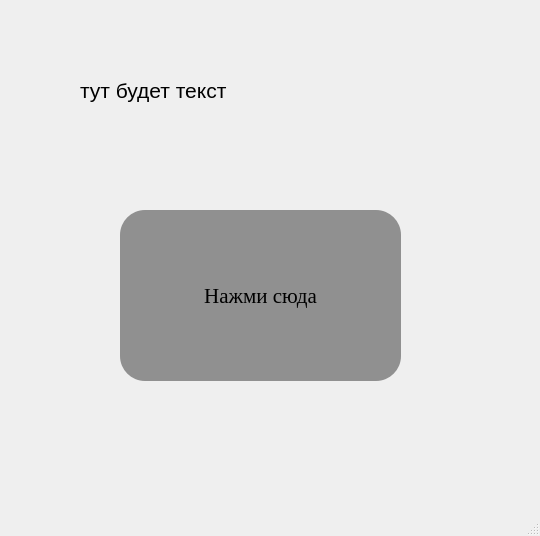
<?xml version="1.0" encoding="UTF-8"?>
<ui version="4.0">
 <class>MainWindow</class>
 <widget class="QMainWindow" name="MainWindow">
  <property name="geometry">
   <rect>
    <x>0</x>
    <y>0</y>
    <width>540</width>
    <height>536</height>
   </rect>
  </property>
  <property name="windowTitle">
   <string>MainWindow</string>
  </property>
  <widget class="QWidget" name="centralwidget">
   <widget class="QLabel" name="label">
    <property name="geometry">
     <rect>
      <x>80</x>
      <y>60</y>
      <width>381</width>
      <height>61</height>
     </rect>
    </property>
    <property name="font">
     <font>
      <pointsize>16</pointsize>
     </font>
    </property>
    <property name="text">
     <string>тут будет текст</string>
    </property>
   </widget>
   <widget class="QPushButton" name="pushButton">
    <property name="geometry">
     <rect>
      <x>120</x>
      <y>210</y>
      <width>281</width>
      <height>171</height>
     </rect>
    </property>
    <property name="font">
     <font>
      <family>Georgia</family>
      <pointsize>16</pointsize>
      <weight>50</weight>
      <italic>false</italic>
      <bold>false</bold>
     </font>
    </property>
    <property name="styleSheet">
     <string notr="true">#pushButton{
font: 16pt &quot;Georgia&quot;;
border-radius: 25px;
background-color: #909090;
}
</string>
    </property>
    <property name="text">
     <string>Нажми сюда</string>
    </property>
   </widget>
  </widget>
  <widget class="QMenuBar" name="menubar">
   <property name="geometry">
    <rect>
     <x>0</x>
     <y>0</y>
     <width>540</width>
     <height>26</height>
    </rect>
   </property>
  </widget>
  <widget class="QStatusBar" name="statusbar"/>
 </widget>
 <resources/>
 <connections/>
</ui>
